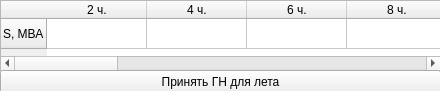
<?xml version="1.0" encoding="UTF-8"?>
<ui version="4.0">
 <class>Form</class>
 <widget class="QWidget" name="Form">
  <property name="geometry">
   <rect>
    <x>0</x>
    <y>0</y>
    <width>440</width>
    <height>91</height>
   </rect>
  </property>
  <property name="windowTitle">
   <string>Form</string>
  </property>
  <widget class="QTableWidget" name="tableWidget">
   <property name="geometry">
    <rect>
     <x>0</x>
     <y>0</y>
     <width>441</width>
     <height>71</height>
    </rect>
   </property>
   <row>
    <property name="text">
     <string>S, МВА</string>
    </property>
   </row>
   <column>
    <property name="text">
     <string>2 ч.</string>
    </property>
   </column>
   <column>
    <property name="text">
     <string>4 ч.</string>
    </property>
   </column>
   <column>
    <property name="text">
     <string>6 ч.</string>
    </property>
   </column>
   <column>
    <property name="text">
     <string>8 ч.</string>
    </property>
   </column>
   <column>
    <property name="text">
     <string>10 ч.</string>
    </property>
   </column>
   <column>
    <property name="text">
     <string>12 ч.</string>
    </property>
   </column>
   <column>
    <property name="text">
     <string>14 ч.</string>
    </property>
   </column>
   <column>
    <property name="text">
     <string>16 ч.</string>
    </property>
   </column>
   <column>
    <property name="text">
     <string>18 ч.</string>
    </property>
   </column>
   <column>
    <property name="text">
     <string>20 ч.</string>
    </property>
   </column>
   <column>
    <property name="text">
     <string>22 ч.</string>
    </property>
   </column>
   <column>
    <property name="text">
     <string>24 ч.</string>
    </property>
   </column>
  </widget>
  <widget class="QPushButton" name="one_hour_button_okey">
   <property name="geometry">
    <rect>
     <x>0</x>
     <y>70</y>
     <width>441</width>
     <height>23</height>
    </rect>
   </property>
   <property name="text">
    <string>Принять ГН для лета</string>
   </property>
  </widget>
 </widget>
 <resources/>
 <connections/>
</ui>
